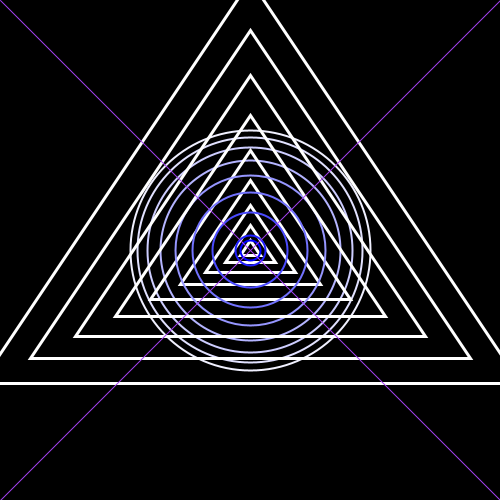
Frame 1 (no input)
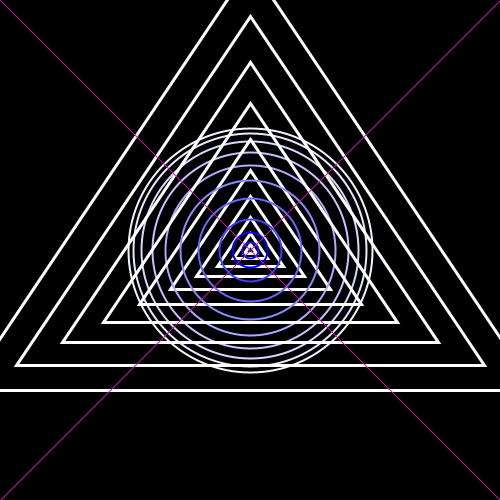
Frame 60 (the mouse pressed at the canvas centre just before this capture)
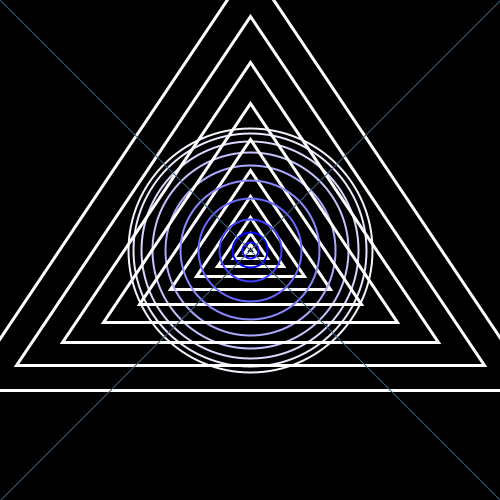
Frame 120 (the mouse held since frame 60 and released just before this capture)

The Processing sketch that drew these frames (run headless with seeded random() and noise(); from frame 60 on, the mouse is pressed at the canvas centre):

// Processing sketch: processing_110184
// ── processing_110184.pde

int x1, y1, x2, y2, x3, y3;
int triangleGrow = 10;

void setup() {
    size(500, 500); 
    smooth();
    frameRate(5);
    strokeWeight(3);
    
    noFill();
    background(0);
    stroke(255);
    Center();
} 

int i = 0;
void draw() {
    background(0);
    
    int t = 0;
    while(x2 > 0){
        strokeWeight(3);
        stroke(255);
        
        y1-=triangleGrow;
        x2-=triangleGrow;
        y2+=triangleGrow/2;
        x3+=triangleGrow;
        y3+=triangleGrow/2;
        
        //draw the principal triangle
        triangle(x1, y1, x2, y2, x3, y3);
        
        //draw the inner circle
        stroke(y1, x2, y3);
        strokeWeight(2);
        ellipse(width/2, height/2, x2, x2);
    
        //grow the tiangle
        triangleGrow +=5;
    }

    //draw lines  
    strokeWeight(1);  
    stroke(random(255), random(255), random(255));
    line(0, 0, width, height);
    line(width, 0, 0, height);

    Center();
    
    //moving effect
    i -= 2;
    triangleGrow += (i);
    if(i < -5 ){ i = 0; }    
}

/*custom functions*/
//center de x and y points
void Center(){
    triangleGrow = 10;
    
    x1 = width/2; 
    y1 = height/2;
    x2 = width/2;
    y2 = height/2;
    x3 = width/2;
    y3 = height/2;
}
